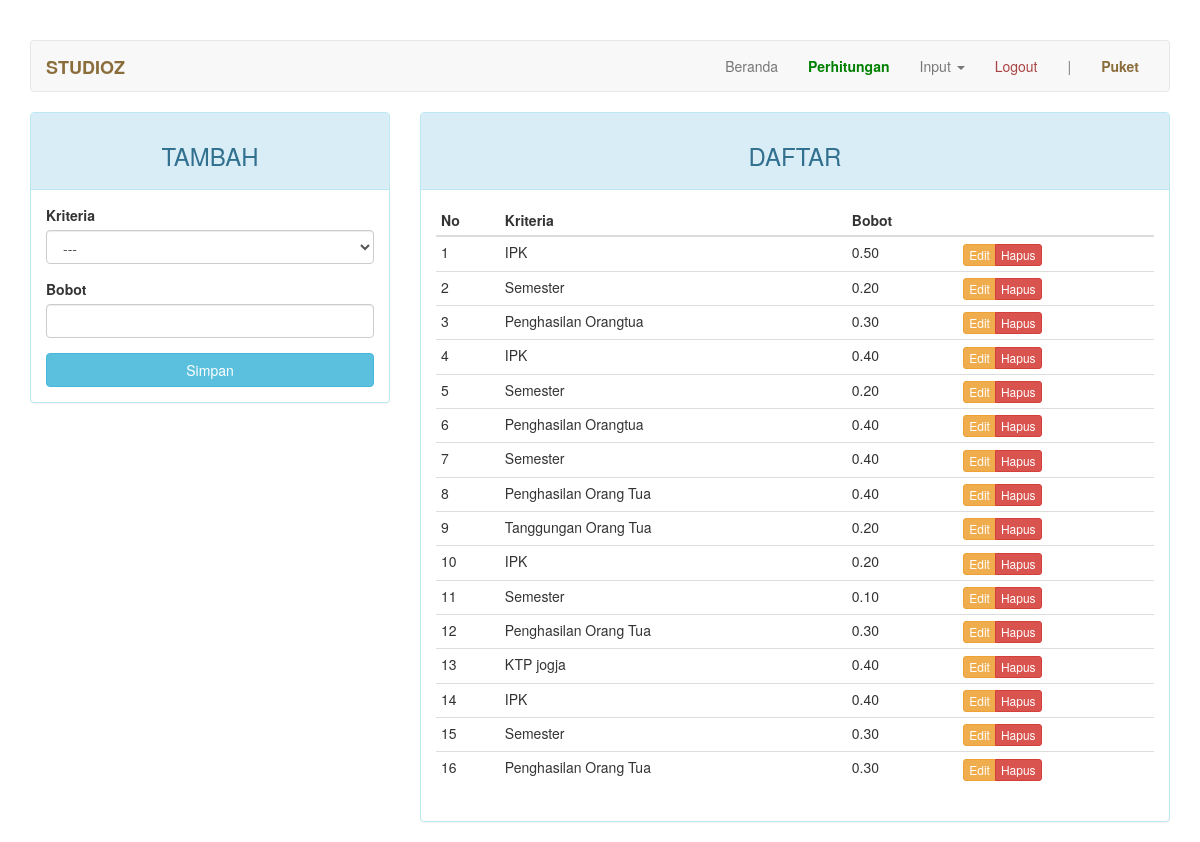
/index.php?page=model (signed in), run on the app's committed database.
### tables this page shows
CREATE TABLE IF NOT EXISTS `model` (
  `kd_model` int(11) NOT NULL AUTO_INCREMENT,
  `kd_beasiswa` int(11) NOT NULL,
  `kd_kriteria` int(11) NOT NULL,
  `bobot` varchar(5) DEFAULT NULL,
  PRIMARY KEY (`kd_model`),
  KEY `fk_kriteria` (`kd_kriteria`),
  KEY `fk_beasiswa` (`kd_beasiswa`)
);

CREATE TABLE IF NOT EXISTS `kriteria` (
  `kd_kriteria` int(11) NOT NULL AUTO_INCREMENT,
  `kd_beasiswa` int(11) NOT NULL,
  `nama` varchar(50) DEFAULT NULL,
  `sifat` enum('min','max') DEFAULT NULL,
  PRIMARY KEY (`kd_kriteria`),
  KEY `kd_beasiswa` (`kd_beasiswa`),
  KEY `kd_beasiswa_2` (`kd_beasiswa`)
);

### page/model.php (the view, shortened to what this page needs)
<?php
$update = (isset($_GET['action']) AND $_GET['action'] == 'update') ? true : false;
?>
<div class="row">
	<div class="col-md-4">
	    <div class="panel panel-<?= ($update) ? "warning" : "info" ?>">
	        <div class="panel-heading"><h3 class="text-center"><?= ($update) ? "EDIT" : "TAMBAH" ?></h3></div>
	        <div class="panel-body">
	            <form action="<?=$_SERVER['REQUEST_URI']?>" method="POST">
									<div class="form-group">
	                  <label for="kd_kriteria">Kriteria</label>
										<select class="form-control" name="kd_kriteria" id="kriteria">
											<option>---</option>
										</select>
									</div>
	                <div class="form-group">
	                    <label for="bobot">Bobot</label>
	                    <input type="text" name="bobot" class="form-control" <?= (!$update) ?: 'value="'.$row["bobot"].'"' ?>>
	                </div>
	                <button type="submit" class="btn btn-<?= ($update) ? "warning" : "info" ?> btn-block">Simpan</button>
	            </form>
	        </div>
	    </div>
	</div>
	<div class="col-md-8">
	    <div class="panel panel-info">
	        <div class="panel-heading"><h3 class="text-center">DAFTAR</h3></div>
	        <div class="panel-body">
	            <table class="table table-condensed">
	                <thead>
	                    <tr>
	                        <th>No</th>
	                        <th>Kriteria</th>
	                        <th>Bobot</th>
	                        <th></th>
	                    </tr>
	                </thead>
	                <tbody>
	                    <?php $no = 1; ?>
	                    <?php if ($query = $connection->query("SELECT b.nama AS nama_kriteria, a.bobot, a.kd_model FROM model a JOIN kriteria b ON a.kd_kriteria=b.kd_kriteria")): ?>
	                        <?php while($row = $query->fetch_assoc()): ?>
	                        <tr>
	                            <td><?=$no++?></td>
	                            <td><?=$row['nama_kriteria']?></td>
	                            <td><?=$row['bobot']?></td>
	                            <td>
	                                <div class="btn-group">
	                                    <a href="?page=model&action=update&key=<?=$row['kd_model']?>" class="btn btn-warning btn-xs">Edit</a>
	                                    <a href="?page=model&action=delete&key=<?=$row['kd_model']?>" class="btn btn-danger btn-xs">Hapus</a>
	                                </div>
	                            </td>
	                        </tr>
	                        <?php endwhile ?>
	                    <?php endif ?>
	                </tbody>
	            </table>
	        </div>
	    </div>
	</div>
</div>

### index.php (style rules this page uses)
body { margin-top: 40px; }

### data on the page
model: kd_kriteria.nama "IPK", bobot "0.50"
model: kd_kriteria.nama "Semester", bobot "0.20"
model: kd_kriteria.nama "Penghasilan Orangtua", bobot "0.30"
model: kd_kriteria.nama "IPK", bobot "0.40"
model: kd_kriteria.nama "Semester", bobot "0.20"
model: kd_kriteria.nama "Penghasilan Orangtua", bobot "0.40"
model: kd_kriteria.nama "Semester", bobot "0.40"
model: kd_kriteria.nama "Penghasilan Orang Tua", bobot "0.40"
model: kd_kriteria.nama "Tanggungan Orang Tua", bobot "0.20"
model: kd_kriteria.nama "IPK", bobot "0.20"
model: kd_kriteria.nama "Semester", bobot "0.10"
model: kd_kriteria.nama "Penghasilan Orang Tua", bobot "0.30"
model: kd_kriteria.nama "KTP jogja", bobot "0.40"
model: kd_kriteria.nama "IPK", bobot "0.40"
model: kd_kriteria.nama "Semester", bobot "0.30"
model: kd_kriteria.nama "Penghasilan Orang Tua", bobot "0.30"

### other printed values
$_SESSION["username"] "Puket"
